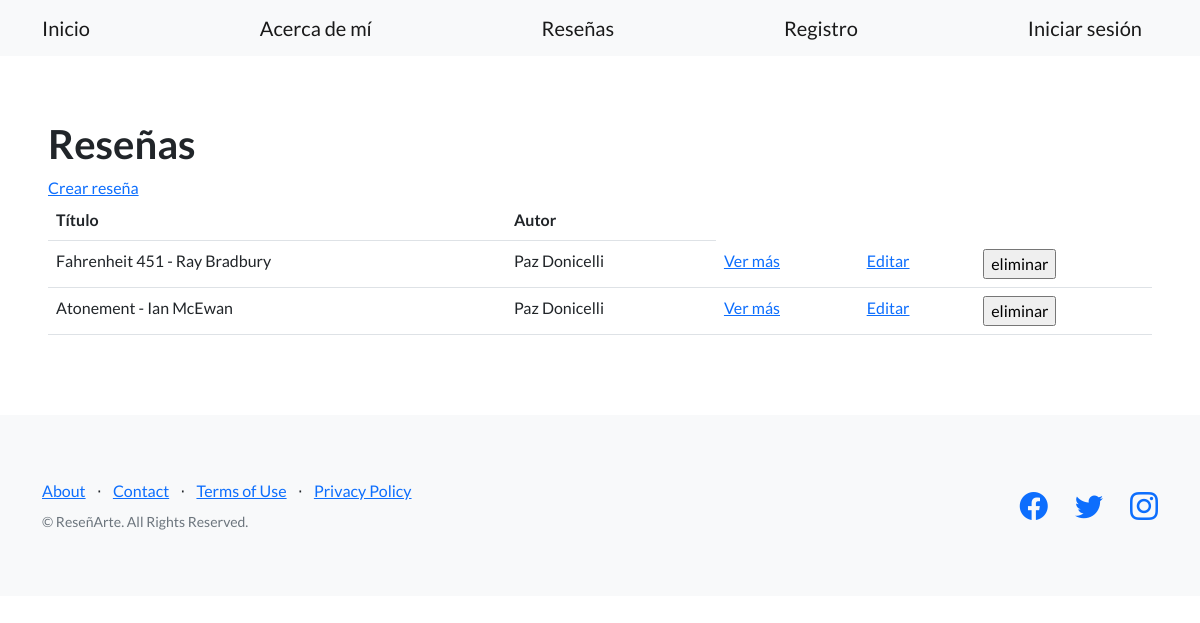
The page /blog/pages/ on the database as committed earlier.
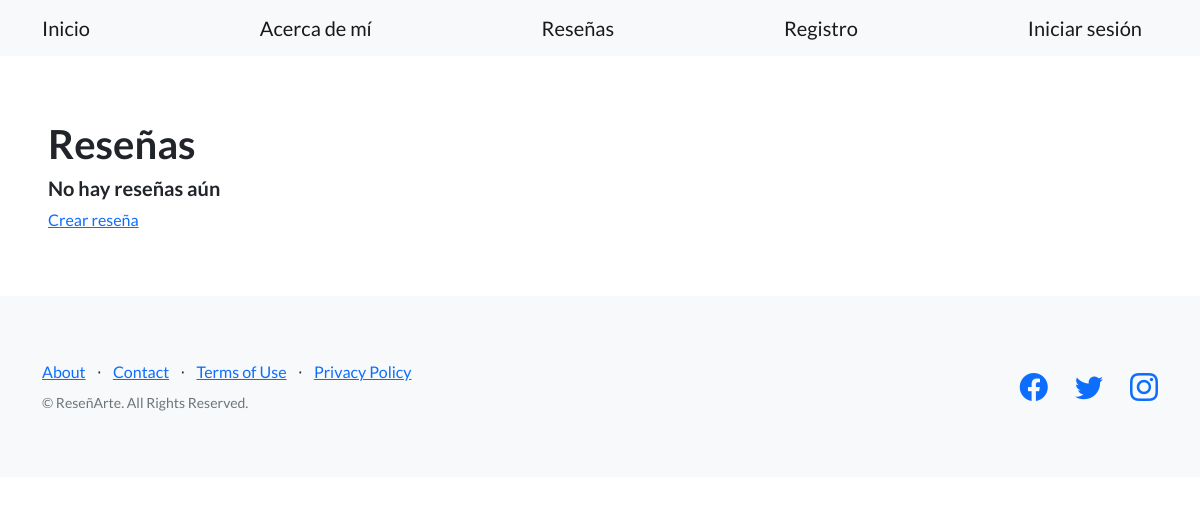
The same page on the database as committed later.
### blog/models.py (models this page shows, shortened)
class Reseña (models.Model):
    titulo = models.CharField(max_length=256)
    subtitulo = models.CharField(max_length=256)
    cuerpo = models.TextField()
    autor = models.CharField(max_length=256)
    fecha = models.DateField()

### blog/views.py (the view)
# urls.py: path("pages/", listar_reseñas, name="listar_reseñas"),
def listar_reseñas(request):
   contexto = {
       "reseñas": Reseña.objects.all(),
   }
   http_response = render(
       request=request,
       template_name='blog/lista_reseñas.html',
       context=contexto,
   )
   return http_response

### blog/templates/blog/lista_reseñas.html (shortened to what this page needs)
{% extends "blog/base.html" %}
{% load static %}
{% block contenido %}
<section>
    <div>
      <h1>Reseñas</h1>
      {% if reseñas %}
      <a href="{% url 'crear_reseña' %}">Crear reseña</a>
      <table class="table">
        <tbody>
          <tr>
            <th>Título</th>
            <th>Autor</th>
          </tr>
          {% for reseña in reseñas %}
          <tr>
            <td>{{ reseña.titulo }}</td>
            <td>{{ reseña.autor }}</td>
            <td>
              <a href="{% url 'ver_reseña' reseña.id %}">Ver más</a>
            </td>
            <td>
              <a href="{% url 'editar_reseña' reseña.id %}">Editar</a>
            </td>
            <td>
              <form action="{% url 'eliminar_reseña' reseña.id %}" method="post">
                <input type="submit" value="eliminar"/>
              </form>
            </td>
          </tr>
          {% endfor %}
        </tbody>
      </table>
      {% else %}
      <h5>No hay reseñas aún</h5>
      <a href="{% url 'crear_reseña' %}">Crear reseña</a>
      {% endif %}
    </div>
   </section>
{% endblock contenido %}

### blog/templates/blog/base.html (shortened to what this page needs)
{% load static %}
<!DOCTYPE html>
<html lang="en">
    <head>
        <link href="https://cdn.jsdelivr.net/npm/bootstrap-icons@1.5.0/font/bootstrap-icons.css" rel="stylesheet" type="text/css" />
        <link href= "{% static 'blog/css/styles.css' %}"" rel="stylesheet" />
    </head>
    <body>
        <nav class="navbar navbar-light bg-light static-top">
            <div class="container">
                <a class="navbar-brand" href="{% url 'inicio' %}">Inicio</a>
                <a class="navbar-brand" href="{% url 'about' %}">Acerca de mí</a>
                <a class="navbar-brand" href="{% url 'listar_reseñas' %}">Reseñas</a>
                {% if user.is_authenticated %}
                <div class="dropdown">
                    <button class="btn btn-secondary dropdown-toggle" type="button" id="dropdownMenuButton1" data-bs-toggle="dropdown" aria-expanded="false">
                        <div style="display: inline-flex;">
                            <span>{{ user.username }}</span>
                        </div>
                    </button>
                    <ul class="dropdown-menu" aria-labelledby="dropdownMenuButton1">
                        <li>
                            <a class="dropdown-item" href="{% url 'ver_perfil' %}">Ver mi perfil</a>
                        </li>
                        <li>
                            <a class="dropdown-item" href="{% url 'logout' %}"><strong>Cerrar sesión</strong></a>
                        </li>
                    </ul>
                    </div>
                </div>
                {% else %}
                <a class="navbar-brand" href="{% url 'registro' %}">Registro</a>
                <a class="navbar-brand" href="{% url 'login' %}">Iniciar sesión</a>
                {% endif %}
            </div>
        </nav>
        <section style="padding:4rem 3rem;">
            {% block contenido %}
            {% endblock contenido %}
        </section>
        <footer class="footer bg-light">
            <div class="container">
                <div class="row">
                    <div class="col-lg-6 h-100 text-center text-lg-start my-auto">
                        <ul class="list-inline mb-2">
                            <li class="list-inline-item"><a href="#!">About</a></li>
                            <li class="list-inline-item">⋅</li>
                            <li class="list-inline-item"><a href="#!">Contact</a></li>
                            <li class="list-inline-item">⋅</li>
                            <li class="list-inline-item"><a href="#!">Terms of Use</a></li>
                            <li class="list-inline-item">⋅</li>
                            <li class="list-inline-item"><a href="#!">Privacy Policy</a></li>
                        </ul>
                        <p class="text-muted small mb-4 mb-lg-0">&copy; ReseñArte. All Rights Reserved.</p>
                    </div>
                    <div class="col-lg-6 h-100 text-center text-lg-end my-auto">
                        <ul class="list-inline mb-0">
                            <li class="list-inline-item me-4">
                                <a href="#!"><i class="bi-facebook fs-3"></i></a>
                            </li>
                            <li class="list-inline-item me-4">
                                <a href="#!"><i class="bi-twitter fs-3"></i></a>
                            </li>
                            <li class="list-inline-item">
                                <a href="#!"><i class="bi-instagram fs-3"></i></a>
                            </li>
                        </ul>
                    </div>
                </div>
            </div>
        </footer>
    </body>
</html>

Rows that differ between the two databases and show on the page:
removed Reseña: titulo "Fahrenheit 451 - Ray Bradbury", autor "Paz Donicelli"
removed Reseña: titulo "Atonement - Ian McEwan", autor "Paz Donicelli"
Other text that changed with them:
text no longer shown: "Título Autor"
text now shown: "No hay reseñas aún"
